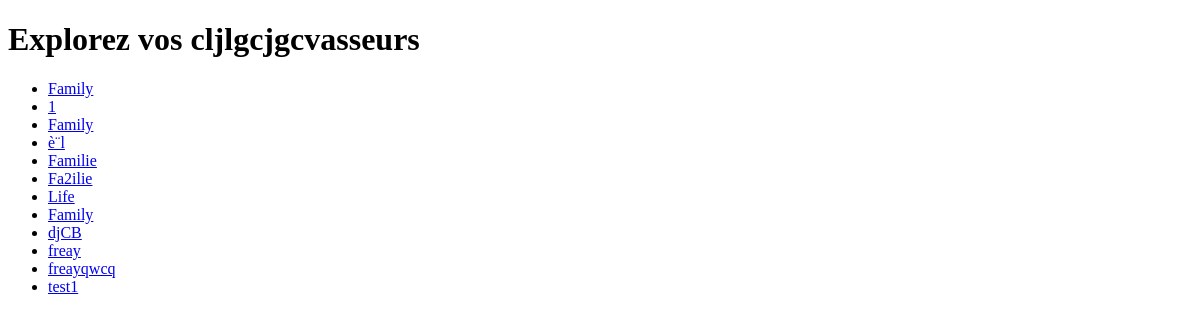
The app's page /explore/ (signed in) with its own data.
### cards/models.py (models this page shows, shortened)
class Classeur(models.Model):
    LANGUAGES = [
        ('DE', 'Allemand'),
        ('IT', 'Italien'),
        ('ES', 'Espagnol'),
        ('EN', 'Anglais')
    ]
    name = models.CharField(max_length=200, null=False)
    user = models.ForeignKey(User, on_delete=models.CASCADE)  # Classeur asso. avec un utilisateur
    public = models.BooleanField(default=False)
    category = models.CharField(max_length=2, choices=LANGUAGES, default='FR')  # Catégorie / Langue

### cards/views.py (the view)
# urls.py: path("explore/", views.explore_view, name='explore'),
@login_required
def explore_view(request):
    classeurs = Classeur.objects.filter(user=request.user)  # Récupérer tous les classeurs de l'utilisateur
    return render(request, 'cards/explore.html', {'classeurs': classeurs})

### cards/templates/cards/explore.html (shortened to what this page needs)
<!DOCTYPE html>
<html lang="en">
<head>
    <link rel="stylesheet" href="https://cdn.simplecss.org/simple.min.css">
</head>
<body>
    <header>
        <h1>Explorez vos cljlgcjgcvasseurs</h1>
    </header>
    <main>
        <ul>
            {% for classeur in classeurs %}
                <li>
                    <a href="{% url 'tutoriel_view' classeur.pk %}?source=explore">{{ classeur.name }}</a>
                </li>
            {% empty %}
                <li>Aucun classeur trouvé.</li>
            {% endfor %}
        </ul>
    </main>
</body>
</html>

### cards/templates/cards/explore.html (style rules this page uses)
:root { --accent: #6e48ad; --accent-bg: white; --bg: #fff; --text: #212121; --text-light: #585858; --border: #d8dae1; --code: #d81b60; --preformatted: #444; }

### records on screen
Classeur: name "Family"
Classeur: name "1"
Classeur: name "Family"
Classeur: name "è¨l"
Classeur: name "Familie"
Classeur: name "Fa2ilie"
Classeur: name "Life"
Classeur: name "Family"
Classeur: name "djCB"
Classeur: name "freay"
Classeur: name "freayqwcq"
Classeur: name "test1"
